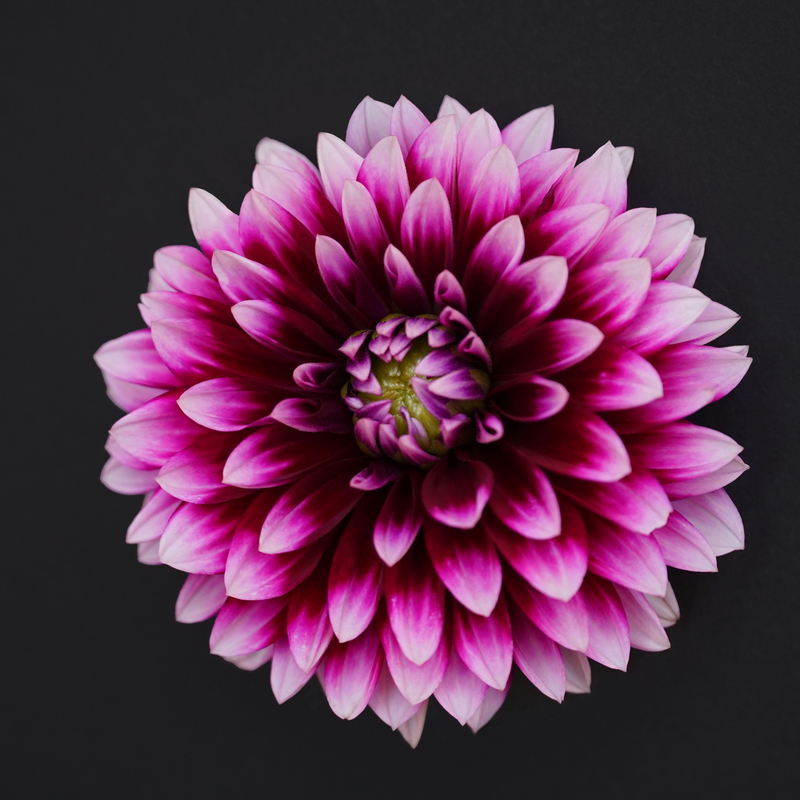
#> input picture Pic/dahlia.jpg, 800 x 800 px, found by its file name
$ python manualHistogramEqualization.py
#> lines starting #> are read from the running program, lines starting #| are printed output that depends on the picture
from pickletools import uint8
import cv2
import numpy as np
import matplotlib.pyplot as plt
def main():
    path = "/home/mehedi/Desktop/Digital Image Processing/Pic/dahlia.jpg"
    rgbImg = plt.imread(path)
#> rgbImg is the input picture: shape (800, 800, 3); mean R, G, B 88.1, 48, 74.1
    print(rgbImg.shape)
#| (800, 800, 3)
    grayscale = cv2.cvtColor(rgbImg,cv2.COLOR_RGB2GRAY)
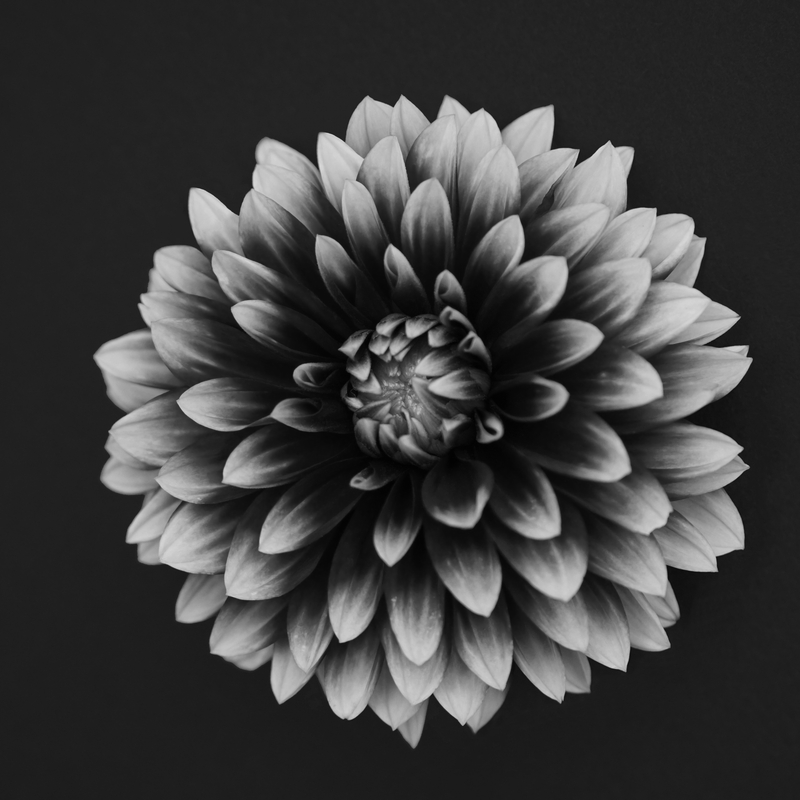
#> grayscale: shape (800, 800); min 1, max 219, mean 62.9
    r,c = grayscale.shape
#> r = 800; c = 800
    equalizedImg = cv2.equalizeHist(grayscale)
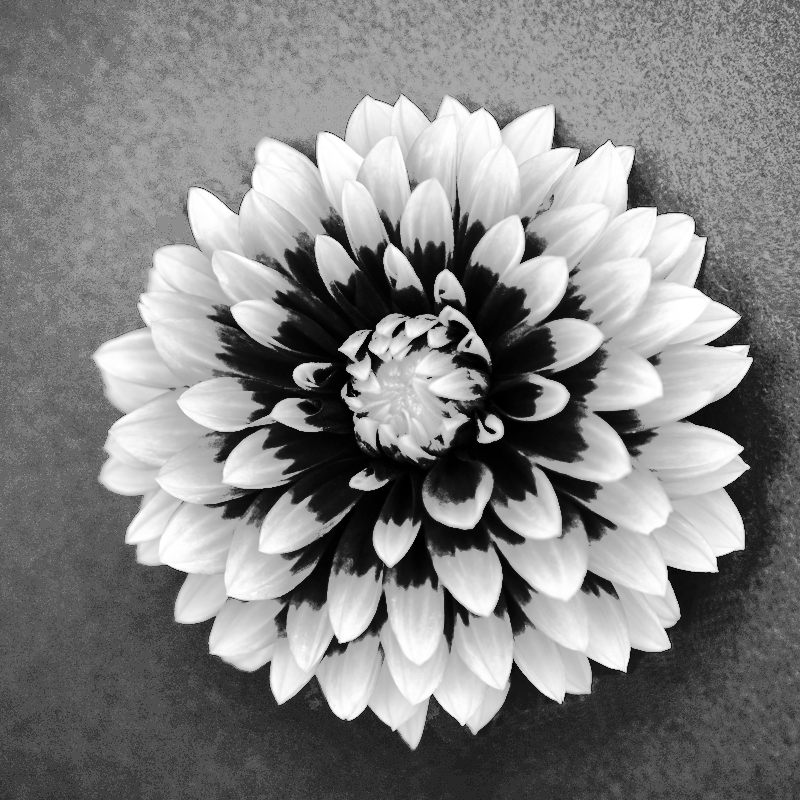
#> equalizedImg: shape (800, 800); min 0, max 255, mean 131.5
    manEqualizedImg =  hist_equalize(grayscale)

    img_set = [rgbImg,grayscale,equalizedImg,manEqualizedImg]
    title_set = ['rgbImg','grayscale','equalizedImg','manEqualizedImg']

    plt_img(img_set,title_set)
    plt_hist(img_set,title_set,r,c)

def hist_equalize(img):
    L = 256
    histogram =  cv2.calcHist([img],[0],None,[256],[0,256])
#> histogram = 256 values, max 52830 at index 34, min 0 at index 0, mean 2500
    CDF = histogram.cumsum()
#> CDF = 256 values from 0 to 640000
    CDF_min = CDF.min()
#> CDF_min = 0
    r,c = img.shape
#> r = 800; c = 800
    size = r * c
#> size = 640000
    processed_img = np.zeros((r,c),dtype=np.uint8)
    for i in range(r):
        for j in range(c):
            processed_img[i,j] = ((CDF[img[i,j]] - CDF_min) / (size - CDF_min)) * L-1
#> in plt_img, `ln = len(img_set)`: ln = 4
    return processed_img


def plt_hist(img_set,title_set,r,c):
#> called with r = 800, c = 800
    ln = len(img_set)
#> ln = 4
    l = 4
    for i in range(ln):
        plt.subplot(2,4,l+1)
        img = img_set[i]
        histogram = np.zeros((256,),dtype=int)
        y = np.arange(256)
        for j in range(r):
            for k in range(c):
                temp = img[j,k]
                histogram[temp] +=1
        plt.plot(y,histogram)
        plt.ylim(0,)
        plt.title(title_set[i])
        l = l+1
#> after the loop, l = 8
    plt.show()
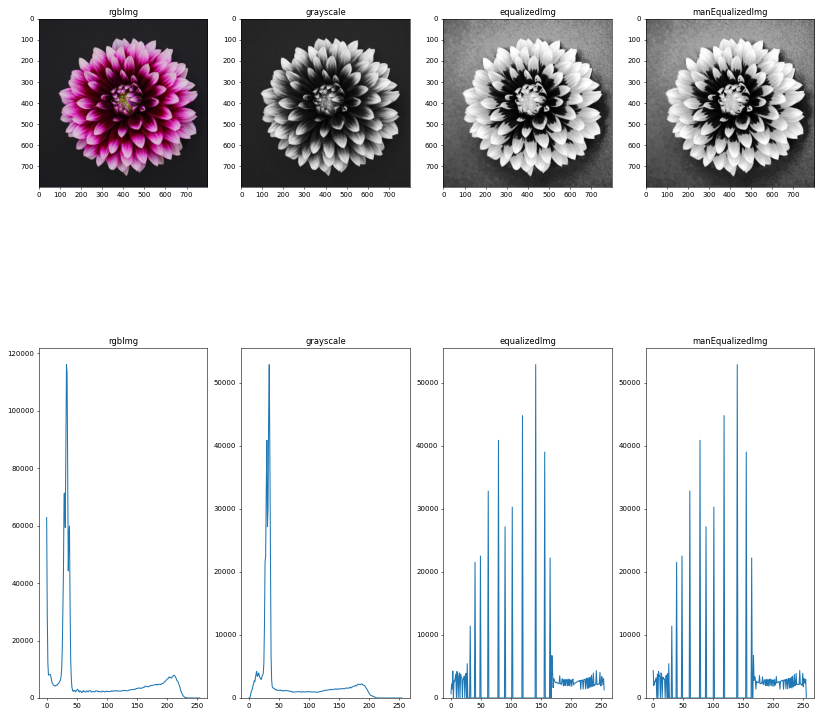
#> figure drawn by matplotlib, 8 panels; panel 5: curve peaks at x = 33, y = 116090; panel 6: curve peaks at x = 34, y = 52830; panel 7: curve peaks at x = 141, y = 52830; panel 8: curve peaks at x = 140, y = 52830

def plt_img(img_set,title_set):
    ln = len(img_set)
    plt.figure(figsize=(20,20))
    l = 0
    for i in range(ln):
        plt.subplot(2,4,l+1)
        ch = len(img_set[i])
        if ch==3:
            plt.imshow(img_set[i])
        else:
            plt.imshow(img_set[i],cmap='gray')
        plt.title(title_set[i])
        l = l+1


if __name__ == "__main__":
    main()

$ run again, with Pic/parrot.jpg copied over Pic/dahlia.jpg
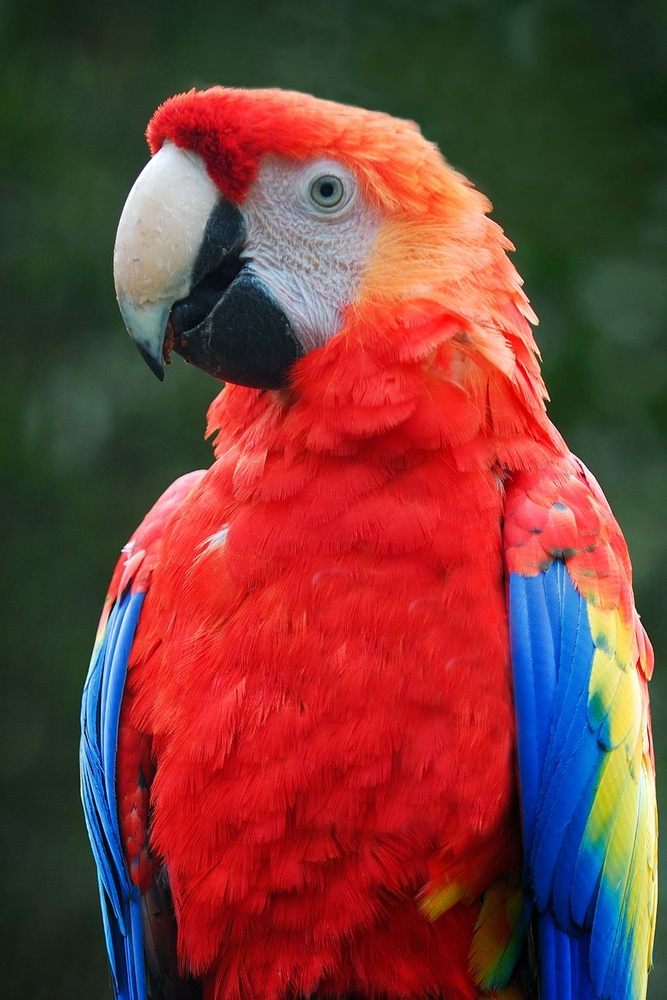
#> input picture Pic/parrot.jpg, 667 x 1000 px, shrunk from 860 x 1290 before the run, found by its file name
#> in main, rgbImg is the input picture: shape (1000, 667, 3); mean R, G, B 118.1, 62.1, 57.3
#| (1000, 667, 3)
#> in main, `grayscale = cv2.cvtColor(rgbImg,cv2.COLOR_RGB2GRAY)`:
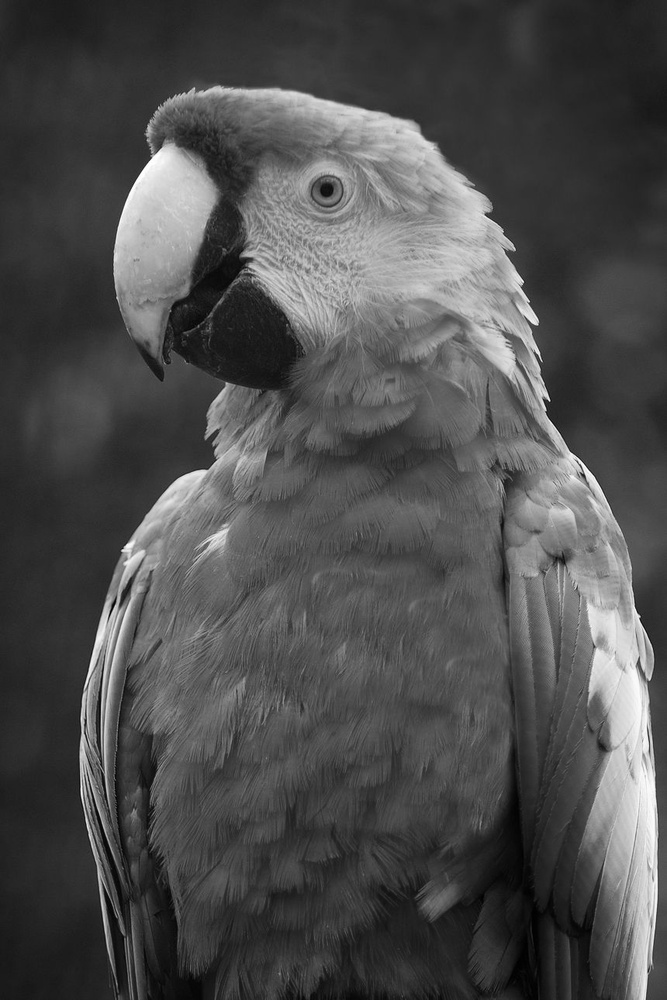
#> grayscale: shape (1000, 667); min 0, max 255, mean 78.3
#> in main, `equalizedImg = cv2.equalizeHist(grayscale)`:
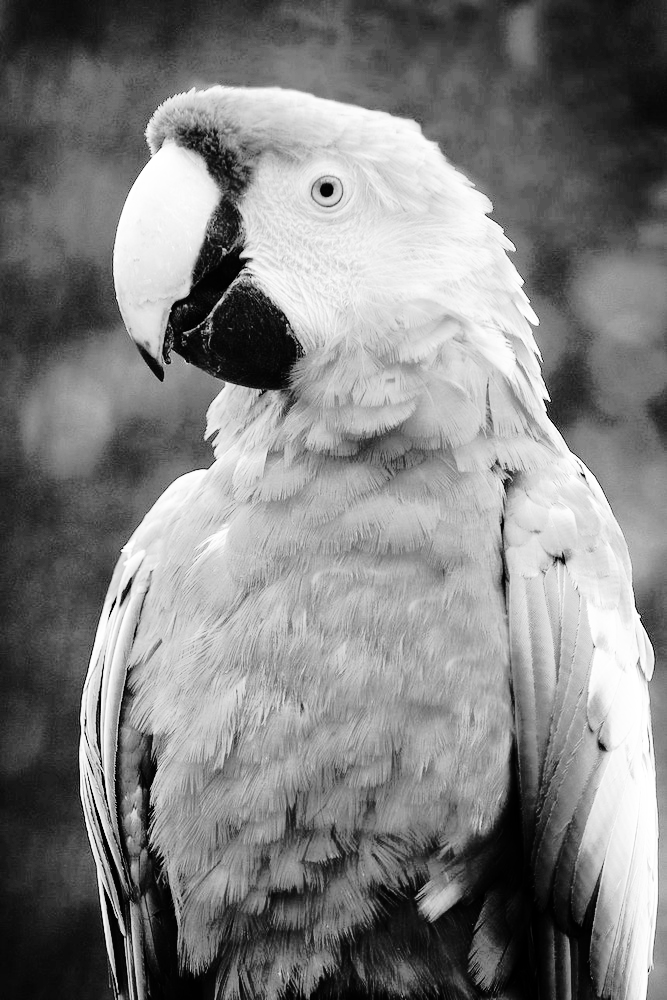
#> equalizedImg: shape (1000, 667); min 0, max 255, mean 128.7
#> histogram = 256 values, max 15049 at index 49, min 7 at index 255, mean 2605.5
#> CDF = 256 values from 14 to 667000
#> CDF_min = 14
#> in plt_img, `ln = len(img_set)`: ln = 4
#> after the loop in plt_hist, `for i in range(ln):`: l = 8

$ run again, with Pic/rose.jpg copied over Pic/dahlia.jpg
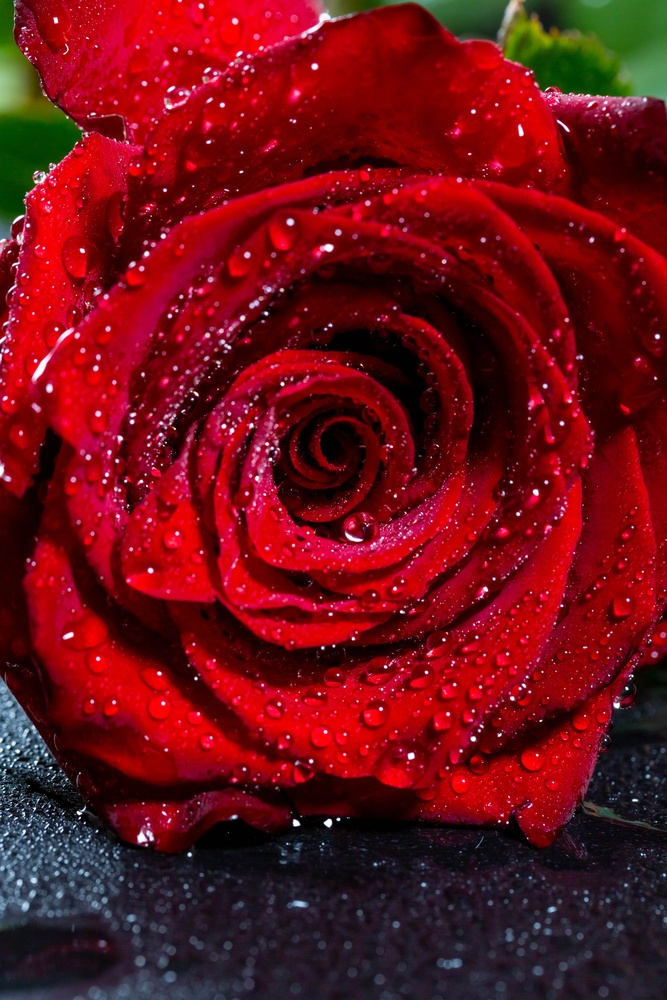
#> input picture Pic/rose.jpg, 667 x 1000 px, shrunk from 3840 x 5760 before the run, found by its file name
#> in main, rgbImg is the input picture: shape (1000, 667, 3); mean R, G, B 109.6, 15.1, 22.6
#| (1000, 667, 3)
#> in main, `grayscale = cv2.cvtColor(rgbImg,cv2.COLOR_RGB2GRAY)`:
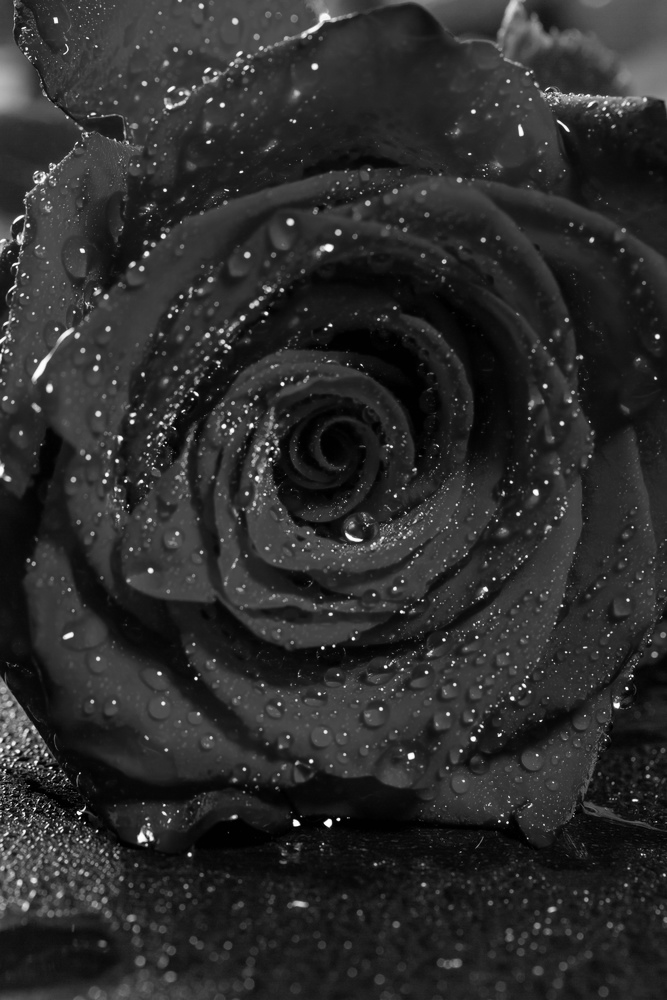
#> grayscale: shape (1000, 667); min 0, max 255, mean 44.2
#> in main, `equalizedImg = cv2.equalizeHist(grayscale)`:
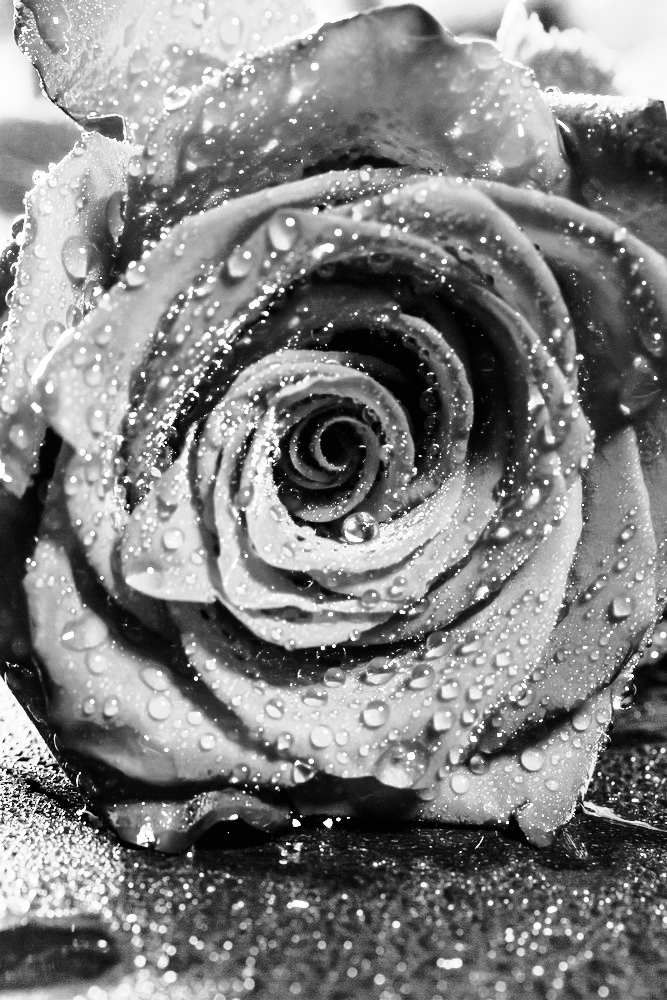
#> equalizedImg: shape (1000, 667); min 0, max 255, mean 128.9
#> histogram = 256 values, max 12687 at index 27, min 5 at index 255, mean 2605.5
#> CDF = 256 values from 646 to 667000
#> CDF_min = 646
#> in plt_img, `ln = len(img_set)`: ln = 4
#> after the loop in plt_hist, `for i in range(ln):`: l = 8
